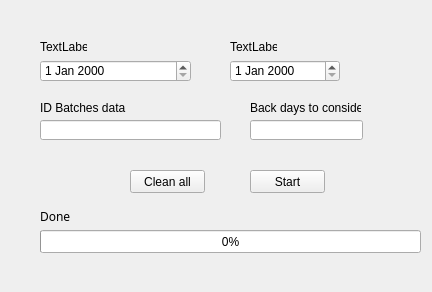
<?xml version="1.0" encoding="UTF-8"?>
<ui version="4.0">
 <class>BatchDataGenerator</class>
 <widget class="QWidget" name="BatchDataGenerator">
  <property name="geometry">
   <rect>
    <x>0</x>
    <y>0</y>
    <width>432</width>
    <height>292</height>
   </rect>
  </property>
  <property name="windowTitle">
   <string>BatchDataGenerator</string>
  </property>
  <widget class="QLabel" name="label">
   <property name="geometry">
    <rect>
     <x>40</x>
     <y>40</y>
     <width>47</width>
     <height>13</height>
    </rect>
   </property>
   <property name="text">
    <string>TextLabel</string>
   </property>
  </widget>
  <widget class="QProgressBar" name="progressBar">
   <property name="geometry">
    <rect>
     <x>40</x>
     <y>230</y>
     <width>381</width>
     <height>23</height>
    </rect>
   </property>
   <property name="value">
    <number>0</number>
   </property>
  </widget>
  <widget class="QPushButton" name="pushButton">
   <property name="geometry">
    <rect>
     <x>130</x>
     <y>170</y>
     <width>75</width>
     <height>23</height>
    </rect>
   </property>
   <property name="text">
    <string>Clean all</string>
   </property>
  </widget>
  <widget class="QPushButton" name="pushButton_2">
   <property name="geometry">
    <rect>
     <x>250</x>
     <y>170</y>
     <width>75</width>
     <height>23</height>
    </rect>
   </property>
   <property name="text">
    <string>Start</string>
   </property>
  </widget>
  <widget class="QLineEdit" name="lineEdit">
   <property name="geometry">
    <rect>
     <x>40</x>
     <y>120</y>
     <width>181</width>
     <height>20</height>
    </rect>
   </property>
  </widget>
  <widget class="QDateEdit" name="dateEdit">
   <property name="geometry">
    <rect>
     <x>40</x>
     <y>60</y>
     <width>151</width>
     <height>22</height>
    </rect>
   </property>
  </widget>
  <widget class="QDateEdit" name="dateEdit_2">
   <property name="geometry">
    <rect>
     <x>230</x>
     <y>60</y>
     <width>110</width>
     <height>22</height>
    </rect>
   </property>
  </widget>
  <widget class="QLabel" name="label_2">
   <property name="geometry">
    <rect>
     <x>40</x>
     <y>210</y>
     <width>47</width>
     <height>13</height>
    </rect>
   </property>
   <property name="font">
    <font>
     <family>MS Reference Sans Serif</family>
     <pointsize>9</pointsize>
    </font>
   </property>
   <property name="text">
    <string>Done</string>
   </property>
  </widget>
  <widget class="QLabel" name="label_3">
   <property name="geometry">
    <rect>
     <x>230</x>
     <y>40</y>
     <width>47</width>
     <height>13</height>
    </rect>
   </property>
   <property name="text">
    <string>TextLabel</string>
   </property>
  </widget>
  <widget class="QLabel" name="label_4">
   <property name="geometry">
    <rect>
     <x>40</x>
     <y>100</y>
     <width>111</width>
     <height>16</height>
    </rect>
   </property>
   <property name="text">
    <string>ID Batches data</string>
   </property>
  </widget>
  <widget class="QLineEdit" name="lineEdit_2">
   <property name="geometry">
    <rect>
     <x>250</x>
     <y>120</y>
     <width>113</width>
     <height>20</height>
    </rect>
   </property>
  </widget>
  <widget class="QLabel" name="label_5">
   <property name="geometry">
    <rect>
     <x>250</x>
     <y>100</y>
     <width>111</width>
     <height>16</height>
    </rect>
   </property>
   <property name="text">
    <string>Back days to consider</string>
   </property>
  </widget>
 </widget>
 <resources/>
 <connections/>
</ui>
